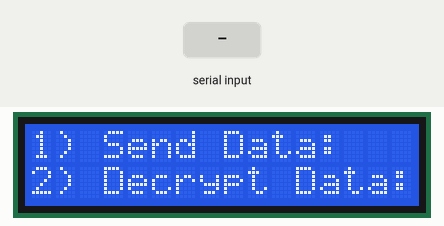
Simulated run of this sketch. Board: ESP32. On the bench: 16×2 character LCD. Inputs (shaded band) come from the test bench. What the sketch prints to the serial monitor is not drawn.

Above: at 1.2 s.
1.3 s: "1\n" received over Serial
At 1.6 s:
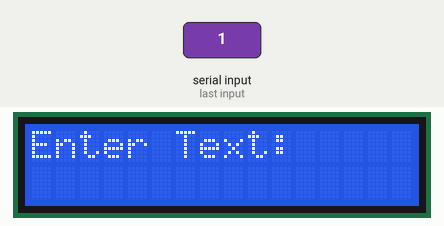
2.8 s: "90,45\n" received over Serial
At 4.5 s:
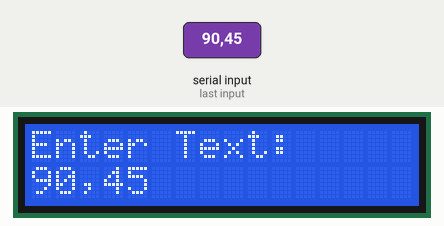
5.3 s: "2\n" received over Serial
At 8.2 s:
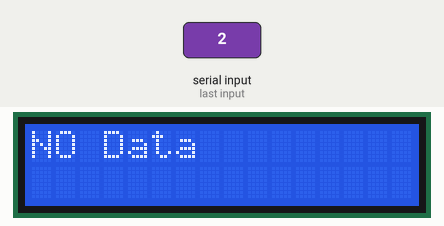
Timing chart, 0 to 9.7 s (numbered marks = the images above; inputs shaded):
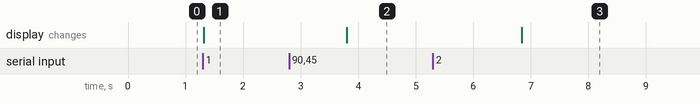

The sketch:

second_node.ino
```cpp
#include <esp_now.h>
#include <WiFi.h>
#include <Wire.h>

#include <LiquidCrystal_I2C.h>
LiquidCrystal_I2C lcd(0x27, 16, 2);

// REPLACE WITH THE MAC Address of your receiver
// 0x9C,0x9C,0x1F,0xCB,0x0F,0xAC second node
// 9C:9C:1F:C9:79:60 second node
// 10:52:1C:02:16:EF esp8266 node
uint8_t broadcastAddress[] = {0x10,0x52,0x1C,0x02,0x16,0xEF};

String user_input;

// Define variables to store incoming readings
String incoming_data;


// Variable to store if sending data was successful
String success;

//Structure example to send data
//Must match the receiver structure
typedef struct struct_message {
    String user_input;
} struct_message;

// Create a struct_message called ExternalInput to hold sensor readings
struct_message ExternalInput;

// Create a struct_message to hold incoming sensor readings
struct_message incomingReadings;

// Callback when data is sent
void OnDataSent(const uint8_t *mac_addr, esp_now_send_status_t status) {
  Serial.print("\r\nLast Packet Send Status:\t");
  Serial.println(status == ESP_NOW_SEND_SUCCESS ? "Delivery Success" : "Delivery Fail");
  if (status ==0){
    success = "Delivery Success :)";
  }
  else{
    success = "Delivery Fail :(";
  }
}

// Callback when data is received
void OnDataRecv(const uint8_t * mac, const uint8_t *incomingData, int len) {
  memcpy(&incomingReadings, incomingData, sizeof(incomingReadings));
  if (len>0){
    Serial.print("Bytes received: ");
    Serial.println(len);
    incoming_data = incomingReadings.user_input;
    Serial.println(incomingReadings.user_input);
  }
}

void setup() {
  // initialize LCD
  lcd.init();
  // turn on LCD backlight
  lcd.backlight();

  // Init Serial Monitor
  Serial.begin(115200);

  // Set device as a Wi-Fi Station
  WiFi.mode(WIFI_STA);

  Serial.print("Mac Address: ");
  Serial.print(WiFi.macAddress());
  Serial.println("ESP32 ESP-Now Broadcast");

  // Init ESP-NOW
  if (esp_now_init() != 0) {
    Serial.println("Error initializing ESP-NOW");
    return;
  }

  // Once ESPNow is successfully Init, we will register for Send CB to
  // get the status of Trasnmitted packet
  esp_now_register_send_cb(OnDataSent);

  // Register peer
  esp_now_peer_info_t peerInfo;
  memcpy(peerInfo.peer_addr, broadcastAddress, 6);
  peerInfo.channel = 0;
  peerInfo.encrypt = 0;

  // Add peer
  if (esp_now_add_peer(&peerInfo) != ESP_OK){
    Serial.println("Failed to add peer");
    return;
  }

  // Register for a callback function that will be called when data is received
  esp_now_register_recv_cb(OnDataRecv);
}

void loop() {
    int choice=0;
    Serial.println("Enter 1 to Send data:");
    Serial.println("Enter 2 to Decrypt:");
    lcd.setCursor(0,0);
    lcd.print("1) Send Data:");
    lcd.setCursor(0,1);
    lcd.print("2) Decrypt Data:");
    while(Serial.available()==0){}
    choice = Serial.parseInt();

    switch(choice){
      case 1:
        lcd.clear();
        getReadings();
        break;
     case 2:
        lcd.clear();
        incoming_data.trim();
        if(incoming_data.length()!=0){
           updateDisplay();
           incoming_data=' ';
       }
       else{
        lcd.setCursor(0,0);
        lcd.print("NO Data");
        delay(5000);
       }
    }
}


void getReadings(){
   Serial.println("Enter String:");
   lcd.setCursor(0, 0);
   lcd.print("Enter Text:");
   String t;
   while (Serial.available() > 0){
       t = Serial.read();
   }
   while(Serial.available()==0){}
      user_input = Serial.readString();

   Serial.println(user_input);
   Serial.print(user_input);
   user_input.trim();
   lcd.setCursor(0,1);
   lcd.print(user_input);
   delay(3000);
   ExternalInput.user_input = user_input;
   // Send message via ESP-NOW
   esp_err_t result = esp_now_send(NULL, (uint8_t *) &ExternalInput, sizeof(ExternalInput));

   if (result == ESP_OK) {
    Serial.println("Sent with success");
   }
   else {
    Serial.println("Error sending the data");
  }
}

void updateDisplay(){
  Serial.println("Incoming Data:");
  Serial.print(incomingReadings.user_input);
  lcd.setCursor(0,0);
  lcd.print("Incoming Data:");
  lcd.setCursor(0,1);
  lcd.print(incomingReadings.user_input);
  delay(10000);
}
```

Measured:
- after the input at 1.3 s, the display: changes at once (image 1)
- after the input at 2.8 s, the display: changes after 1.0 s (image 2)
- after the input at 5.3 s, the display: changes after 1.5 s (image 3)
